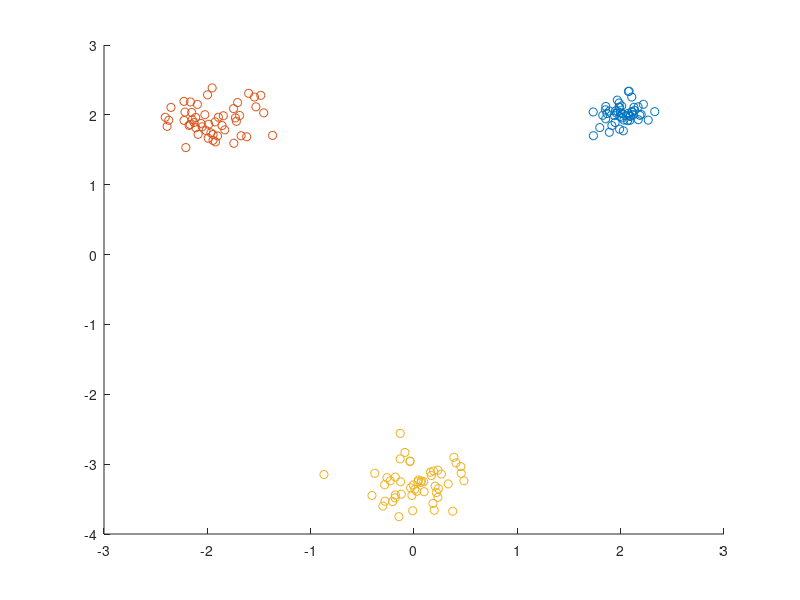

This figure's MATLAB source: (Note: this script raises an error after producing the figure.)
% EC 503 - HW 3 - Fall 2023
% DP-Means starter code

clear, clc, close all;
rng('default');
defaultseed = rng;
%% Generate Gaussian data:
% Add code below:

%gen std normal g then shift data to new mean

%create 3 distributions of μ1 = [2, 2]T, μ2 = [−2, 2]T,μ3 = [0, −3.25]T, and Σ1 = 0.02 · I2, Σ2 = 0.05 · I2, Σ3 = 0.07 · I2, where I2 is the 2 × 2 identity matrix
m1 = [2, 2]
m2 = [-2, 2]
m3 = [0,-3.25]
identity = [1 0; 0 1]
s1 = 0.02*identity
s2 = 0.05*identity
s3 = 0.07*identity
g1 = random(gmdistribution(m1,s1),50)
g2 = random(gmdistribution(m2,s2),50)
g3 = random(gmdistribution(m3,s3),50)
scatter(g1(:,1),g1(:,2),"red")
hold on
scatter(g2(:,1),g2(:,2),"green")
scatter(g3(:,1),g3(:,2),"blue")
hold off

gall = [g1;g2;g3]
%% Generate NBA data:
% Add code below:

% HINT: readmatrix might be useful here
nba = readmatrix("NBA_stats_2018_2019.xlsx");
mpg = nba(:,5)
ppg = nba(:,7)
mppg = [mpg ppg]

%scatter(mpg,ppg)
%% DP Means method:

% Parameter Initializations
%LAMBDA = 0.15;
%convergence_threshold = 1;
%num_points = length(DATA);
%total_indices = [1:num_points];

%%%%%%%%%%%%%%%%%%%%%%%%%%%%%%%%%%%%%%%%%%%%%%%%%%%%%%%%%%%%%%

% 3.4a)
% the role of lambda is to add a penalty for having too many clusters
% the penalty is proportional to the number of clusters (k * lambda)
% prevents ideal k from being all data points

% 3.4b) 
% lambda = [.15; .4; 3; 20]
% outputk = zeros(4,1)
% for i = 1:size(lambda,1)
%     outputk(i) = dpmeansimp(lambda(i),gall)
% end

%so each output has a graph
% output1 = dpmeansimp(.15,gall)
% output2 = dpmeansimp(.4,gall)
% output3 = dpmeansimp(3,gall)
% output4 = dpmeansimp(20,gall)


% 3.4c) 
output1 = dpmeansimp(44,mppg)
output2 = dpmeansimp(100,mppg)
output3 = dpmeansimp(450,mppg)

%% DP Means - Initializations for algorithm %%%
% cluster count

function k = dpmeansimp(lambda, data)
    k = 1;
    current = 1;
    labels = ones(size(data,1),1);
    freshdata = [data labels];
    MU_current = getnewcenters(freshdata,1);
    MU_previous = MU_current;
    num_points = length(data);
    
    % initializations
    converged = 0;
    iteration = 0;
    convergence_threshold = 1;
    %skeleton
    %{
    K = 1;
    
    % sets of points that make up clusters
    L = {};
    L = [L [1:num_points]];
    
    % Class indicators/labels
    Z = ones(1,num_points);
    
    % means
    MU = [];
    MU = [MU; mean(DATA,1)];
    %MU = [MU; mean(DATA,1) mean(DATA,2)];
    %}
    %%%%%%%%%%%%%%%%%%%%%%%%%%%%%%%%%%%%%%%%%%%%%%%%%%%%%%%%%%%%%%
    
    while (converged == 0)
        MU_previous = MU_current;
        iteration = iteration + 1;
        fprintf('Current iteration: %d...\n',iteration)
        % Per Data Point:
        for i = 1:num_points
            
            % CODE 1 - Calculate distance from current point to all % currently existing clusters
            distfull = calcdist(data(i,:),MU_current);
            dist = distfull(:,size(distfull,2));
    
            % CODE 2 - Look at how the min distance of the cluster distance list compares to LAMBDA
            if min(dist)*min(dist) > lambda
               MU_current = [MU_current; data(i,:)];
               current = current + 1;
            end
            labels(i) = current;
        end
    
        % calculate which clusters all points belong to
        %CODE 3 - Form new sets of points (clusters)
        centerl = addlabeltocenter(MU_current);
        labels = knn(data,centerl,1);
        datalabels = [data labels];
    
    
        %CODE 4 - Recompute means per cluster
        % calculate best centers (centroids) for each cluster
        % average of all points with that label
        new_centers = getnewcenters(datalabels, current);
    
        %remove empty clusters
        for i = 1:size(new_centers,1)
            Xyi = datalabels(datalabels(:,3)==i,:);
            if size(Xyi,1) == 0
                new_centers(i,:) = [];
                i = i - 1;
                current = current - 1;
            end
        end
        
        %set new centers to MU_current
        MU_current = new_centers;
        k = current;
        
        %CODE 5 - Test for convergence: number of clusters doesn't change and means stay the same %%%
        %if largest of (dist new - dist old) for each
        largestdelta = large_diff(MU_previous,MU_current);
        if (largestdelta < convergence_threshold)
            converged=1;
        end    
    
        %CODE 6 - Plot final clusters after convergence
        %Write code below here:
        
        if (converged == 1)
            fprintf('\nConverged.\n')
            
            %If converged, get WCSS metric
            %sum of all distances^2 for each point in cluster
            WCSS = 0
          
            for i = 1:k
                Xyi = datalabels(datalabels(:,3)==i,:);
                WCSS = WCSS + WCSoS(MU_current(i,:),Xyi);
            end
            WCSS = WCSS + k*lambda
            
            if k == 3
                Xy1 = datalabels(datalabels(:,3)==1,:);
                Xy2 = datalabels(datalabels(:,3)==2,:);
                Xy3 = datalabels(datalabels(:,3)==3,:);
                scatter(Xy1(:,1),Xy1(:,2),"red")
                hold on
                scatter(Xy2(:,1),Xy2(:,2),"green")
                scatter(Xy3(:,1),Xy3(:,2),"blue")
                scatter(MU_current(:,1),MU_current(:,2),"black")
                hold off
            else
                datalabels = sortrows(datalabels,3);
                scatter(datalabels(:,1),datalabels(:,2),[],datalabels(:,3))
                hold on
                scatter(MU_current(:,1),MU_current(:,2),"black")
                colormap("jet")
                hold off
            end
        end   
    end
end



%helper functions
function centers = getnewcenters(data, k)
% this function takes in an array of data with labels attached to it and
% calculates the centers associated with them
% input data: an x:3 array of x,y,label 
% output centers: array of l centers where l is the max label
    centers = zeros(k,2);
    for i = 1:k
        Xyi = data(data(:,3)==i,:);
        x_val = sum(Xyi(:,1)/size(Xyi,1));
        y_val = sum(Xyi(:,2)/size(Xyi,1));
        centers(i,:) = [x_val, y_val];
    end
end

function dist = calcdist(point, arr)
% takes point, an array of data + labels (labels not required)
% outputs an array of distance from arr to the point 
% as the next column in arr
    d = sqrt( power(arr(:,1) - point(1),2) + power(arr(:,2) - point(2),2));
    dist = [arr d];
end

function arr = addlabeltocenter(centers)
% append labels to centers
% input: array of centers
% output: array of centers, appending the row number to each row
    labels = zeros(size(centers,1),1);
    for i = 1:size(centers,1)
        labels(i) = i;
    end
    arr = [centers labels];
end

function label = knn(points, arr, k)
% takes in an array of points, an array of data+labels, and k
% outputs an array size(points) giving corresponding label for each of point
    label = zeros(size(points,1),1);
    for i = 1:size(points,1)
        dist = calcdist(points(i,:), arr);
        dist = sortrows(dist,4);
        nearest = dist(1:k,:);
        if k == 1
            label(i) = nearest(3);
        else
            l = mode(nearest);
            l = l(3);
            label(i) = l;
        end
    end
end

function largestdiff = large_diff(a1, a2)
% take an array of points, a1 and a2, where both are the same dim X:2
% outputs the largest difference between the distance of each set in a1-a2 array 
% if not same size, outputs 1
    if size(a1) == size(a2)
        adist = zeros(size(a1,1),1);
        %calculate distance for each row of points
        for i = 1:size(a1,1)
            adist(i) = dist(a1(i,:),a2(i,:));
        end
        %take largest of distances
        largestdiff = max(adist);
    else
        largestdiff = 10;
    end
end

function dist = dist(p1, p2)
% takes in 2 points and outputs the distance between them
% input p1, p2: 1:2 array with x,y coordinates
% outputs distance between them 
    dist = sqrt( power(p1(1) - p2(1),2) + power(p1(2) - p2(2),2));
end

function SoS = WCSoS(center, data)
%returns the sum of square distance to the center
    SoS = 0;
    fulldist = calcdist(center, data);
    dist = fulldist(:,4);
    dist2 = dist.*dist;
    SoS = sum(dist2,1);
end